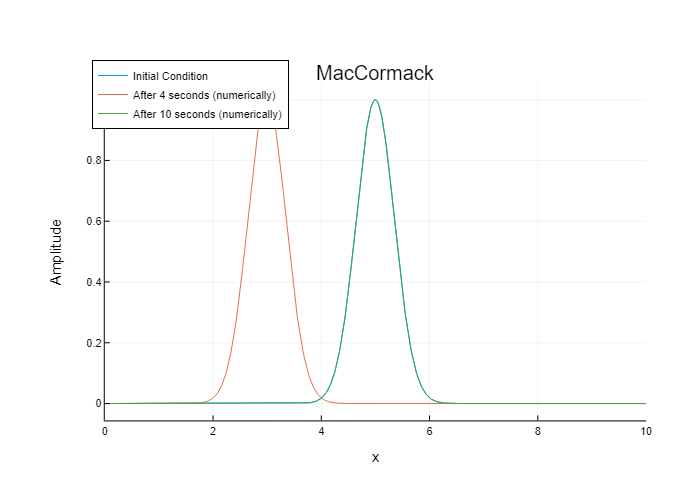

Recreate this plot in Julia.
using Plots
plotly(ticks=:native) # Allow to zoom and adjust the grid

function predictor(u, c) # FTFS Method
    v = copy(u)
    v[1:end-1] .= u[1:end-1] .- c .* (u[2:end] .- u[1:end-1])
    v[end] = u[end] - c * (u[1] - u[end])
    return v
end

function corrector(u, u_prev, c)    # BTBS Method
    v = copy(u)
    v[1] = ((u_prev[1] + u[1]) / 2) - (c / 2) * (u[1] - u[end])
    v[2:end] .= ((u_prev[2:end] .+ u[2:end]) ./ 2) .- (c / 2) .* (u[2:end] .- u[1:end-1])
    return v
end

function MacCormack(u, c)
    u_prev = copy(u)
    u_predicted = predictor(u, c)
    u_corrected = corrector(u_predicted, u_prev, c)
    return u_corrected
end

# Define the grid parameters
L = 10.0   # Length of the domain in the x direction 
Δx = 0.01  # Grid spacing in the x direction 
Nx = Int(L / Δx)   # Number of grid points in the x direction
c = 0.5   # Courant Numbers

# Define the physical parameters
α = 2   # Speed of Propagation

# Define the simulation parameters
sim_time = 4   # Total simulation time 
Δt = round(c * Δx / α, digits=4)  # time step size 
num_time_step = round(sim_time / Δt)   # Number of time steps

# Define the initial condition
x_values = range(0, stop=L, length=Nx)
u = exp.(-4 .* (x_values .- 5) .^ 2)
# u = exp.(-30 .* (x_values .- 2) .^ 2) + exp.(-(x_values .- 5) .^ 2)
# u = zeros(Nx)
# u[1 .<= x_values .<= 2] = x_values[1 .<= x_values .<= 2] .- 1
# u[2 .<= x_values .<= 3] = 3 .- x_values[2 .<= x_values .<= 3]
# u = ones(Nx)
# u[x_values .<= 5] .= 2

# Plot the initial condition
plot(xlabel="x", ylabel="Amplitude", title="MacCormack", legend=:outertopleft, grid=true)
plot!(x_values, u, label="Initial Condition")


# Run the simulation
for j in 1:num_time_step
    global u = MacCormack(u, c)
end
# Numerical
plot!(x_values, u, label="After $(sim_time) seconds (numerically)")


# # Define the simulation parameters
sim_time_2 = 6   # Total simulation time 
num_time_step_2 = round(sim_time_2 / Δt)   # Number of time steps

# Run the simulation
for j in 1:num_time_step_2
    global u = MacCormack(u,c)
end

# Numerical
plot!(x_values, u, label="After $(sim_time+sim_time_2) seconds (numerically)")

# # Run the simulation
# for j in 1:20
#     global u = MacCormack(u,c)
# end

# # Numerical
# plot!(x_values, u, label="After 20 time steps (numerically)")

# png("1b_MacCormack")
